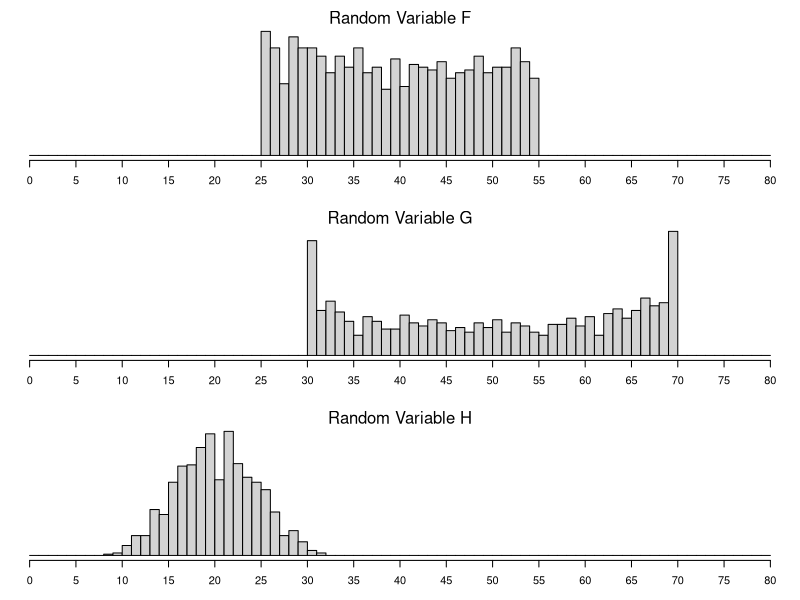

The R source for this figure:
## ---- chunk 1
## DATA GENERATION

shapes = c("tight","uniform","bimodal")

while(T){
  b = sort(sample(c(6,1,0.6),3,replace=T),decreasing=T)
  r = sort(sample(c(20,30,40),3,replace=T))
  m = sample(c(20,30,40,50,60),3)
  if(sd(b)!=0 & sd(r)!=0 & (b[1]!=b[2]|r[1]!=r[2]) & (b[2]!=b[3]|r[2]!=r[3])){
    break
  }
}

x1 = rbeta(1000,b[1],b[1])*r[1]+m[1]-r[1]/2
x2 = rbeta(1000,b[2],b[2])*r[2]+m[2]-r[2]/2
x3 = rbeta(1000,b[3],b[3])*r[3]+m[3]-r[3]/2

xs = c(x1,x2,x3)

ord = sample(0:2)
let = c("F","G","H")

xx1 = xs[(ord[1]*1000+1):(ord[1]*1000+1000)]
xx2 = xs[(ord[2]*1000+1):(ord[2]*1000+1000)]
xx3 = xs[(ord[3]*1000+1):(ord[3]*1000+1000)]


## ---- chunk 2
par(mar=c(3,0,2,0))
layout(matrix(c(1,2,3), 3, 1, byrow = TRUE))
hist(xx1,breaks=(0:80),ann=F,yaxt="n",xaxt="n")
mtext("Random Variable F",side=3)
axis(1,at=0:16*5)
hist(xx2,breaks=(0:80),ann=F,yaxt="n",xaxt="n")
mtext("Random Variable G",side=3)
axis(1,at=0:16*5)
hist(xx3,breaks=(0:80),ann=F,yaxt="n",xaxt="n")
mtext("Random Variable H",side=3)
axis(1,at=0:16*5)
